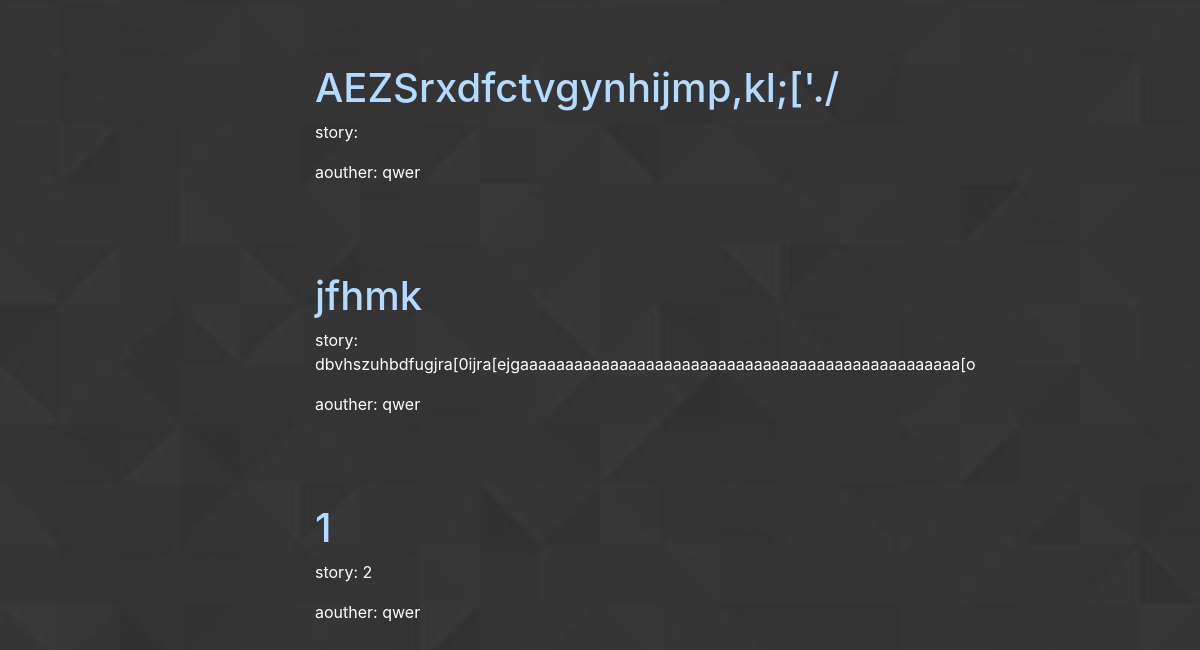
/categories/phones (lower part), run on an earlier commit of the app's database.
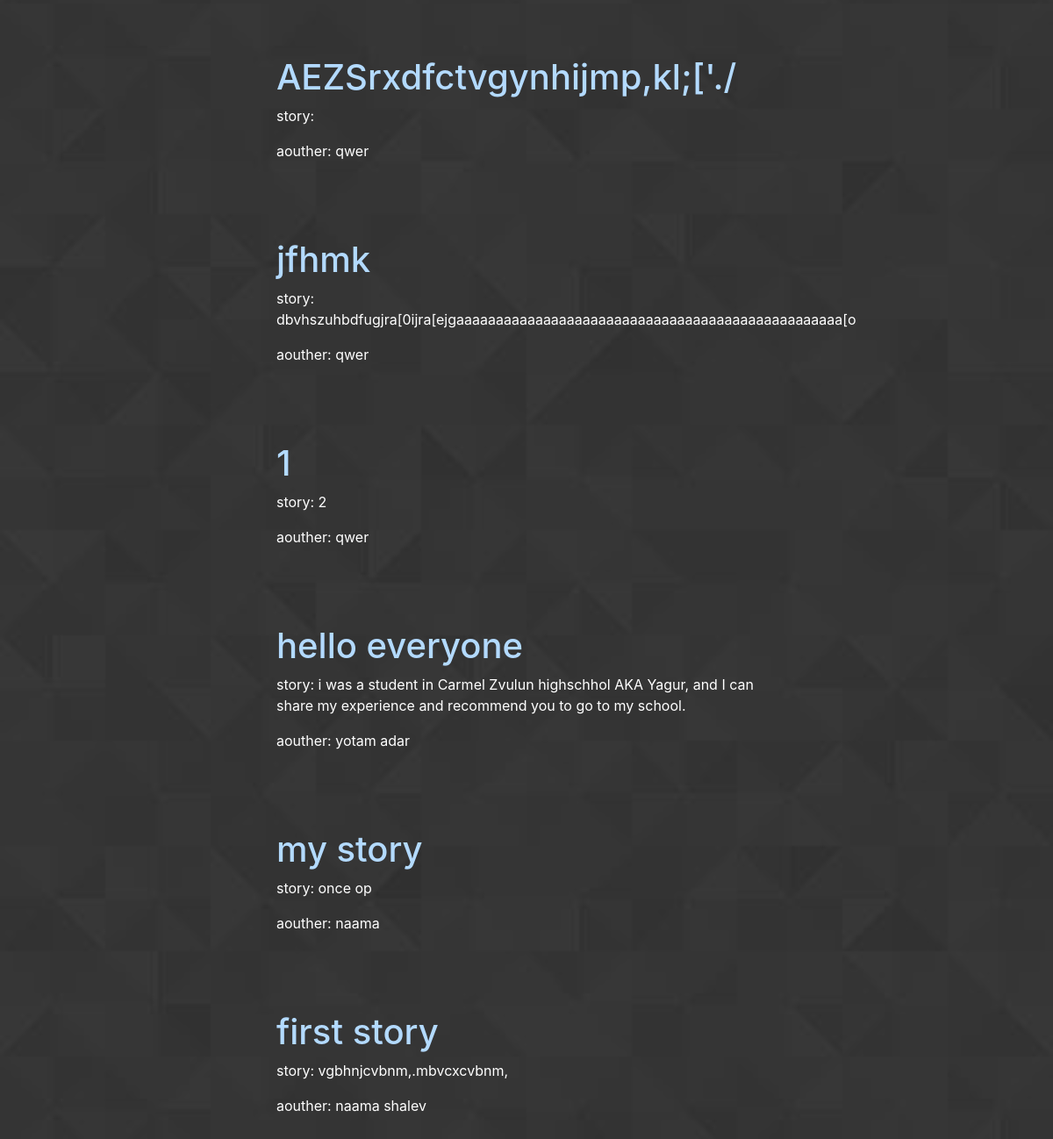
And on a later commit of the database.
### model.py (models this page shows, shortened)
class Post(Base):
	__tablename__ = "Posts"
	post_id = Column(Integer, primary_key = True)
	title = Column(String)
	description = Column(String)
	category = Column(String)
	username = Column(String)
	contact = Column(String)

### app.py (the view)
@app.route('/categories/phones')
def phones():
    phoneposts = databases.query_by_category("phones")
    return render_template("phones.html",phones = phoneposts )

### databases.py (called while the page is built)
def query_by_category(category):
	session = session_factory()
	return session.query(Post).filter_by(category = category).all()

### templates/phones.html (shortened to what this page needs)
{% extends "navbar.html" %}
        {% block head %}
<link rel="stylesheet" type="text/css" href="{{ url_for('static', filename='bootstrap.css') }}">
        {% endblock %}
        {% block body %}
<body style="background-repeat: repeat">
        <div >
            <br>
            <br>
            <div class="col-md-6" style="left:25%; ">
                <div >
                    <br>
                    <br>
                        {% for i in phones%}
                        <h1 class="whit" style="color:#b3daff;" >{{i.title}}</h1>
                        <p class="whit" > story: {{i.description}}</p>
                        <p class="whit" >aouther: <a class="whit" href = "/profile/{{i.username}}">{{i.username}}</a></p>
                        <br>
                        <br>
                        <br>
            {% endfor %}
            </div>
            <br>
        {% endblock %}

### templates/navbar.html (shortened to what this page needs)
<!DOCTYPE html>
<html>
   <head>
       <link rel="stylesheet" type="text/css" href="{{ url_for('static', filename='bootstrap.css') }}">
       <link rel="stylesheet" type="text/css" href="{{ url_for('static', filename='style.css') }}">
       {% block head %}
       {% endblock %}
   </head>
   <body class="bg">
       {% block body %}
       {% endblock %}
   </body>
</html>

### static/style.css (style rules this page uses)
body { background-image: url(aaa.jpg) !important; }
body { background-image: url("aa.jpg"); height: 100%; background-repeat: no-repeat; background-size: 100%; }

What changed in the data, as far as the page shows it:
added Post: title "hello everyone", description "i was a student in Carmel Zvulun highschhol AKA Yagur, and I can share my experience and recommend you to go to my school.", username "yotam adar"
added Post: title "my story", description "once op", username "naama"
added Post: title "first story", description "vgbhnjcvbnm,.mbvcxcvbnm,", username "naama shalev"
